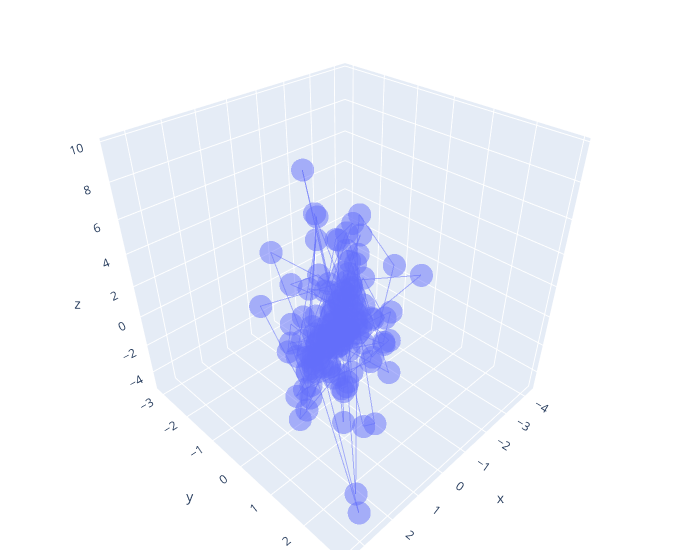

The notebook cell saved with this chart:
### Code cell
import plotly.graph_objects as go
x = []
y = []
z = []
for el in vectors:
    x.append(el[0])
    y.append(el[1])
    z.append(el[2])

fig = go.Figure(data=[
    go.Scatter3d(x=x, y=y, z=z, opacity=0.5, name='data in 3D')
])

fig.update_layout(
    scene = dict(aspectmode='cube'),
    width=700,
    margin=dict(r=20, l=10, b=10, t=10))

fig.show()

### Figure 1 — Plotly figure (JSON) as saved in the notebook; plotly's stock layout.template omitted (floating-point values rounded to 4 significant figures; data arrays with more than 128 entries replaced by an {"elided": "..."} marker saying what was removed)
{"data": [{"name": "data in 3D", "opacity": 0.5, "type": "scatter3d", "x": {"elided": "142 float values"}, "y": {"elided": "142 float values"}, "z": {"elided": "142 float values"}}], "layout": {"margin": {"b": 10, "l": 10, "r": 20, "t": 10}, "scene": {"aspectmode": "cube"}, "width": 700}}
